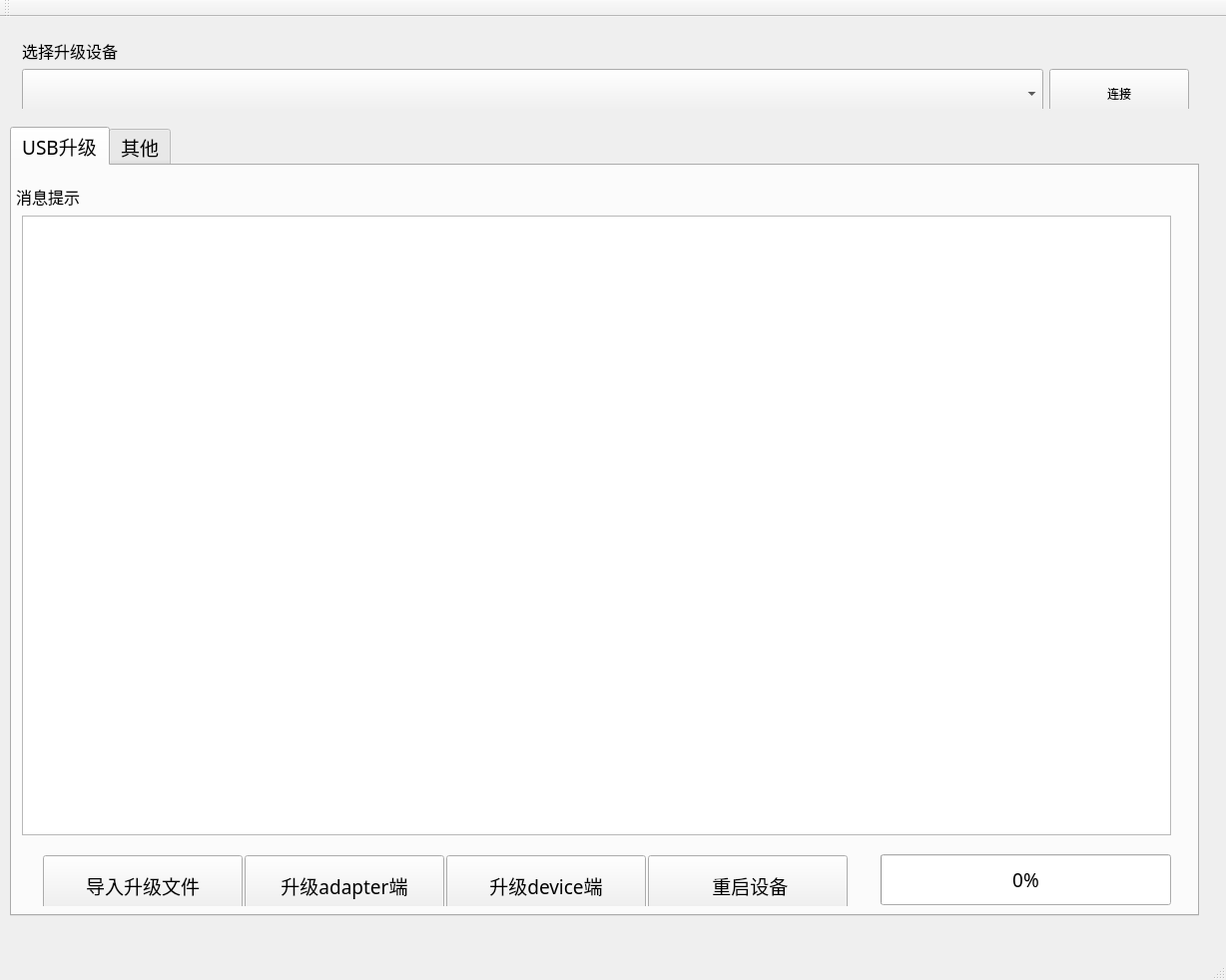
<?xml version="1.0" encoding="UTF-8"?>
<ui version="4.0">
 <class>MainWindow</class>
 <widget class="QMainWindow" name="MainWindow">
  <property name="geometry">
   <rect>
    <x>0</x>
    <y>0</y>
    <width>1228</width>
    <height>982</height>
   </rect>
  </property>
  <property name="windowTitle">
   <string>MainWindow</string>
  </property>
  <widget class="QWidget" name="centralWidget">
   <widget class="QTabWidget" name="tabWidget">
    <property name="geometry">
     <rect>
      <x>10</x>
      <y>110</y>
      <width>1191</width>
      <height>791</height>
     </rect>
    </property>
    <property name="minimumSize">
     <size>
      <width>1181</width>
      <height>791</height>
     </size>
    </property>
    <property name="maximumSize">
     <size>
      <width>1600</width>
      <height>791</height>
     </size>
    </property>
    <property name="font">
     <font>
      <family>宋体</family>
      <pointsize>14</pointsize>
     </font>
    </property>
    <property name="whatsThis">
     <string>&lt;html&gt;&lt;head/&gt;&lt;body&gt;&lt;p&gt;&lt;br/&gt;&lt;/p&gt;&lt;/body&gt;&lt;/html&gt;</string>
    </property>
    <property name="currentIndex">
     <number>0</number>
    </property>
    <widget class="QWidget" name="tab">
     <attribute name="title">
      <string>USB升级</string>
     </attribute>
     <widget class="QTextEdit" name="textEdit_info">
      <property name="geometry">
       <rect>
        <x>10</x>
        <y>50</y>
        <width>1151</width>
        <height>621</height>
       </rect>
      </property>
     </widget>
     <widget class="QLabel" name="label">
      <property name="geometry">
       <rect>
        <x>0</x>
        <y>10</y>
        <width>121</width>
        <height>41</height>
       </rect>
      </property>
      <property name="font">
       <font>
        <pointsize>12</pointsize>
       </font>
      </property>
      <property name="text">
       <string> 消息提示</string>
      </property>
     </widget>
     <widget class="QWidget" name="layoutWidget">
      <property name="geometry">
       <rect>
        <x>20</x>
        <y>680</y>
        <width>823</width>
        <height>62</height>
       </rect>
      </property>
      <layout class="QHBoxLayout" name="horizontalLayout_2">
       <item>
        <widget class="QPushButton" name="btn_get_file">
         <property name="minimumSize">
          <size>
           <width>200</width>
           <height>60</height>
          </size>
         </property>
         <property name="maximumSize">
          <size>
           <width>200</width>
           <height>60</height>
          </size>
         </property>
         <property name="text">
          <string>导入升级文件</string>
         </property>
        </widget>
       </item>
       <item>
        <widget class="QPushButton" name="btn_update_adpt">
         <property name="minimumSize">
          <size>
           <width>200</width>
           <height>60</height>
          </size>
         </property>
         <property name="maximumSize">
          <size>
           <width>200</width>
           <height>60</height>
          </size>
         </property>
         <property name="text">
          <string>升级adapter端</string>
         </property>
        </widget>
       </item>
       <item>
        <widget class="QPushButton" name="btn_update_dev">
         <property name="minimumSize">
          <size>
           <width>200</width>
           <height>60</height>
          </size>
         </property>
         <property name="maximumSize">
          <size>
           <width>200</width>
           <height>60</height>
          </size>
         </property>
         <property name="text">
          <string>升级device端</string>
         </property>
        </widget>
       </item>
       <item>
        <widget class="QPushButton" name="btn_dev_reset">
         <property name="minimumSize">
          <size>
           <width>200</width>
           <height>60</height>
          </size>
         </property>
         <property name="maximumSize">
          <size>
           <width>200</width>
           <height>60</height>
          </size>
         </property>
         <property name="text">
          <string> 重启设备</string>
         </property>
        </widget>
       </item>
      </layout>
     </widget>
     <widget class="QProgressBar" name="update_progressBar">
      <property name="geometry">
       <rect>
        <x>870</x>
        <y>690</y>
        <width>291</width>
        <height>51</height>
       </rect>
      </property>
      <property name="value">
       <number>0</number>
      </property>
     </widget>
    </widget>
    <widget class="QWidget" name="tab_2">
     <attribute name="title">
      <string>其他</string>
     </attribute>
     <widget class="QLabel" name="label_2">
      <property name="geometry">
       <rect>
        <x>420</x>
        <y>330</y>
        <width>251</width>
        <height>71</height>
       </rect>
      </property>
      <property name="text">
       <string> 正在快马加鞭开发中！！！</string>
      </property>
     </widget>
    </widget>
   </widget>
   <widget class="QWidget" name="layoutWidget">
    <property name="geometry">
     <rect>
      <x>11</x>
      <y>11</y>
      <width>1191</width>
      <height>81</height>
     </rect>
    </property>
    <layout class="QVBoxLayout" name="verticalLayout_2">
     <item>
      <widget class="QLabel" name="label_3">
       <property name="maximumSize">
        <size>
         <width>150</width>
         <height>40</height>
        </size>
       </property>
       <property name="font">
        <font>
         <pointsize>12</pointsize>
        </font>
       </property>
       <property name="text">
        <string>选择升级设备</string>
       </property>
      </widget>
     </item>
     <item>
      <layout class="QHBoxLayout" name="horizontalLayout">
       <item>
        <widget class="QComboBox" name="comboBox_device">
         <property name="minimumSize">
          <size>
           <width>1001</width>
           <height>50</height>
          </size>
         </property>
         <property name="maximumSize">
          <size>
           <width>1200</width>
           <height>50</height>
          </size>
         </property>
         <property name="font">
          <font>
           <family>宋体</family>
           <pointsize>12</pointsize>
          </font>
         </property>
        </widget>
       </item>
       <item>
        <widget class="QPushButton" name="btn_connect">
         <property name="minimumSize">
          <size>
           <width>130</width>
           <height>50</height>
          </size>
         </property>
         <property name="maximumSize">
          <size>
           <width>140</width>
           <height>50</height>
          </size>
         </property>
         <property name="text">
          <string>连接</string>
         </property>
        </widget>
       </item>
      </layout>
     </item>
    </layout>
   </widget>
  </widget>
  <widget class="QMenuBar" name="menuBar">
   <property name="geometry">
    <rect>
     <x>0</x>
     <y>0</y>
     <width>1228</width>
     <height>25</height>
    </rect>
   </property>
  </widget>
  <widget class="QToolBar" name="mainToolBar">
   <attribute name="toolBarArea">
    <enum>TopToolBarArea</enum>
   </attribute>
   <attribute name="toolBarBreak">
    <bool>false</bool>
   </attribute>
  </widget>
  <widget class="QStatusBar" name="statusBar"/>
 </widget>
 <layoutdefault spacing="6" margin="11"/>
 <resources/>
 <connections/>
</ui>
